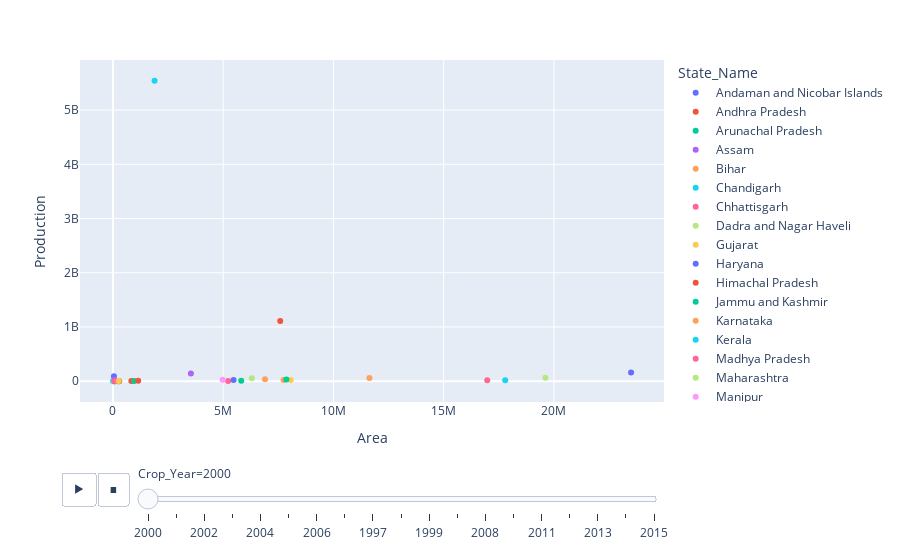

Source (notebook cell):
### Code cell
px.scatter(df_,x="Area",y="Production",animation_frame="Crop_Year",animation_group="State_Name",color="State_Name")

### Figure 1 — Plotly figure (JSON) as saved in the notebook; plotly's stock layout.template omitted (floating-point values rounded to 4 significant figures)
{"data": [{"hovertemplate": "State_Name=Andaman and Nicobar Islands<br>Crop_Year=2000<br>Area=%{x}<br>Production=%{y}<extra></extra>", "ids": ["Andaman and Nicobar Islands"], "legendgroup": "Andaman and Nicobar Islands", "marker": {"color": "#636efa", "symbol": "circle"}, "mode": "markers", "name": "Andaman and Nicobar Islands", "orientation": "v", "showlegend": true, "type": "scatter", "x": [44518], "xaxis": "x", "y": [89060914], "yaxis": "y"}, {"hovertemplate": "State_Name=Andhra Pradesh<br>Crop_Year=2000<br>Area=%{x}<br>Production=%{y}<extra></extra>", "ids": ["Andhra Pradesh"], "legendgroup": "Andhra Pradesh", "marker": {"color": "#EF553B", "symbol": "circle"}, "mode": "markers", "name": "Andhra Pradesh", "orientation": "v", "showlegend": true, "type": "scatter", "x": [7587007], "xaxis": "x", "y": [1109120354], "yaxis": "y"}, {"hovertemplate": "State_Name=Arunachal Pradesh<br>Crop_Year=2000<br>Area=%{x}<br>Production=%{y}<extra></extra>", "ids": ["Arunachal Pradesh"], "legendgroup": "Arunachal Pradesh", "marker": {"color": "#00cc96", "symbol": "circle"}, "mode": "markers", "name": "Arunachal Pradesh", "orientation": "v", "showlegend": true, "type": "scatter", "x": [227056], "xaxis": "x", "y": [332942], "yaxis": "y"}, {"hovertemplate": "State_Name=Assam<br>Crop_Year=2000<br>Area=%{x}<br>Production=%{y}<extra></extra>", "ids": ["Assam"], "legendgroup": "Assam", "marker": {"color": "#ab63fa", "symbol": "circle"}, "mode": "markers", "name": "Assam", "orientation": "v", "showlegend": true, "type": "scatter", "x": [3535814], "xaxis": "x", "y": [143323978], "yaxis": "y"}, {"hovertemplate": "State_Name=Bihar<br>Crop_Year=2000<br>Area=%{x}<br>Production=%{y}<extra></extra>", "ids": ["Bihar"], "legendgroup": "Bihar", "marker": {"color": "#FFA15A", "symbol": "circle"}, "mode": "markers", "name": "Bihar", "orientation": "v", "showlegend": true, "type": "scatter", "x": [7739479], "xaxis": "x", "y": [19470000.0], "yaxis": "y"}, {"hovertemplate": "State_Name=Chandigarh<br>Crop_Year=2000<br>Area=%{x}<br>Production=%{y}<extra></extra>", "ids": ["Chandigarh"], "legendgroup": "Chandigarh", "marker": {"color": "#19d3f3", "symbol": "circle"}, "mode": "markers", "name": "Chandigarh", "orientation": "v", "showlegend": true, "type": "scatter", "x": [1206], "xaxis": "x", "y": [6514.0], "yaxis": "y"}, {"hovertemplate": "State_Name=Chhattisgarh<br>Crop_Year=2000<br>Area=%{x}<br>Production=%{y}<extra></extra>", "ids": ["Chhattisgarh"], "legendgroup": "Chhattisgarh", "marker": {"color": "#FF6692", "symbol": "circle"}, "mode": "markers", "name": "Chhattisgarh", "orientation": "v", "showlegend": true, "type": "scatter", "x": [5224956], "xaxis": "x", "y": [3125107], "yaxis": "y"}, {"hovertemplate": "State_Name=Dadra and Nagar Haveli<br>Crop_Year=2000<br>Area=%{x}<br>Production=%{y}<extra></extra>", "ids": ["Dadra and Nagar Haveli"], "legendgroup": "Dadra and Nagar Haveli", "marker": {"color": "#B6E880", "symbol": "circle"}, "mode": "markers", "name": "Dadra and Nagar Haveli", "orientation": "v", "showlegend": true, "type": "scatter", "x": [26912], "xaxis": "x", "y": [132505], "yaxis": "y"}, {"hovertemplate": "State_Name=Gujarat<br>Crop_Year=2000<br>Area=%{x}<br>Production=%{y}<extra></extra>", "ids": ["Gujarat"], "legendgroup": "Gujarat", "marker": {"color": "#FECB52", "symbol": "circle"}, "mode": "markers", "name": "Gujarat", "orientation": "v", "showlegend": true, "type": "scatter", "x": [8062900], "xaxis": "x", "y": [20412100], "yaxis": "y"}, {"hovertemplate": "State_Name=Haryana<br>Crop_Year=2000<br>Area=%{x}<br>Production=%{y}<extra></extra>", "ids": ["Haryana"], "legendgroup": "Haryana", "marker": {"color": "#636efa", "symbol": "circle"}, "mode": "markers", "name": "Haryana", "orientation": "v", "showlegend": true, "type": "scatter", "x": [5471115], "xaxis": "x", "y": [23240500], "yaxis": "y"}, {"hovertemplate": "State_Name=Himachal Pradesh<br>Crop_Year=2000<br>Area=%{x}<br>Production=%{y}<extra></extra>", "ids": ["Himachal Pradesh"], "legendgroup": "Himachal Pradesh", "marker": {"color": "#EF553B", "symbol": "circle"}, "mode": "markers", "name": "Himachal Pradesh", "orientation": "v", "showlegend": true, "type": "scatter", "x": [834958], "xaxis": "x", "y": [1133000.0], "yaxis": "y"}, {"hovertemplate": "State_Name=Jammu and Kashmir <br>Crop_Year=2000<br>Area=%{x}<br>Production=%{y}<extra></extra>", "ids": ["Jammu and Kashmir "], "legendgroup": "Jammu and Kashmir ", "marker": {"color": "#00cc96", "symbol": "circle"}, "mode": "markers", "name": "Jammu and Kashmir ", "orientation": "v", "showlegend": true, "type": "scatter", "x": [962603], "xaxis": "x", "y": [1136000.0], "yaxis": "y"}, {"hovertemplate": "State_Name=Karnataka<br>Crop_Year=2000<br>Area=%{x}<br>Production=%{y}<extra></extra>", "ids": ["Karnataka"], "legendgroup": "Karnataka", "marker": {"color": "#FFA15A", "symbol": "circle"}, "mode": "markers", "name": "Karnataka", "orientation": "v", "showlegend": true, "type": "scatter", "x": [11632482], "xaxis": "x", "y": [60410000.0], "yaxis": "y"}, {"hovertemplate": "State_Name=Kerala<br>Crop_Year=2000<br>Area=%{x}<br>Production=%{y}<extra></extra>", "ids": ["Kerala"], "legendgroup": "Kerala", "marker": {"color": "#19d3f3", "symbol": "circle"}, "mode": "markers", "name": "Kerala", "orientation": "v", "showlegend": true, "type": "scatter", "x": [1887696], "xaxis": "x", "y": [5540246958], "yaxis": "y"}, {"hovertemplate": "State_Name=Madhya Pradesh<br>Crop_Year=2000<br>Area=%{x}<br>Production=%{y}<extra></extra>", "ids": ["Madhya Pradesh"], "legendgroup": "Madhya Pradesh", "marker": {"color": "#FF6692", "symbol": "circle"}, "mode": "markers", "name": "Madhya Pradesh", "orientation": "v", "showlegend": true, "type": "scatter", "x": [16975781], "xaxis": "x", "y": [16490000.0], "yaxis": "y"}, {"hovertemplate": "State_Name=Maharashtra<br>Crop_Year=2000<br>Area=%{x}<br>Production=%{y}<extra></extra>", "ids": ["Maharashtra"], "legendgroup": "Maharashtra", "marker": {"color": "#B6E880", "symbol": "circle"}, "mode": "markers", "name": "Maharashtra", "orientation": "v", "showlegend": true, "type": "scatter", "x": [19612100], "xaxis": "x", "y": [63604510], "yaxis": "y"}, {"hovertemplate": "State_Name=Manipur<br>Crop_Year=2000<br>Area=%{x}<br>Production=%{y}<extra></extra>", "ids": ["Manipur"], "legendgroup": "Manipur", "marker": {"color": "#FF97FF", "symbol": "circle"}, "mode": "markers", "name": "Manipur", "orientation": "v", "showlegend": true, "type": "scatter", "x": [186000], "xaxis": "x", "y": [485940], "yaxis": "y"}, {"hovertemplate": "State_Name=Meghalaya<br>Crop_Year=2000<br>Area=%{x}<br>Production=%{y}<extra></extra>", "ids": ["Meghalaya"], "legendgroup": "Meghalaya", "marker": {"color": "#FECB52", "symbol": "circle"}, "mode": "markers", "name": "Meghalaya", "orientation": "v", "showlegend": true, "type": "scatter", "x": [223055], "xaxis": "x", "y": [610576], "yaxis": "y"}, {"hovertemplate": "State_Name=Mizoram<br>Crop_Year=2000<br>Area=%{x}<br>Production=%{y}<extra></extra>", "ids": ["Mizoram"], "legendgroup": "Mizoram", "marker": {"color": "#636efa", "symbol": "circle"}, "mode": "markers", "name": "Mizoram", "orientation": "v", "showlegend": true, "type": "scatter", "x": [70023], "xaxis": "x", "y": [139656], "yaxis": "y"}, {"hovertemplate": "State_Name=Nagaland<br>Crop_Year=2000<br>Area=%{x}<br>Production=%{y}<extra></extra>", "ids": ["Nagaland"], "legendgroup": "Nagaland", "marker": {"color": "#EF553B", "symbol": "circle"}, "mode": "markers", "name": "Nagaland", "orientation": "v", "showlegend": true, "type": "scatter", "x": [285491], "xaxis": "x", "y": [462130], "yaxis": "y"}, {"hovertemplate": "State_Name=Odisha<br>Crop_Year=2000<br>Area=%{x}<br>Production=%{y}<extra></extra>", "ids": ["Odisha"], "legendgroup": "Odisha", "marker": {"color": "#00cc96", "symbol": "circle"}, "mode": "markers", "name": "Odisha", "orientation": "v", "showlegend": true, "type": "scatter", "x": [5819138], "xaxis": "x", "y": [7137000.0], "yaxis": "y"}, {"hovertemplate": "State_Name=Puducherry<br>Crop_Year=2000<br>Area=%{x}<br>Production=%{y}<extra></extra>", "ids": ["Puducherry"], "legendgroup": "Puducherry", "marker": {"color": "#ab63fa", "symbol": "circle"}, "mode": "markers", "name": "Puducherry", "orientation": "v", "showlegend": true, "type": "scatter", "x": [62402], "xaxis": "x", "y": [25032723], "yaxis": "y"}, {"hovertemplate": "State_Name=Punjab<br>Crop_Year=2000<br>Area=%{x}<br>Production=%{y}<extra></extra>", "ids": ["Punjab"], "legendgroup": "Punjab", "marker": {"color": "#FFA15A", "symbol": "circle"}, "mode": "markers", "name": "Punjab", "orientation": "v", "showlegend": true, "type": "scatter", "x": [6897600], "xaxis": "x", "y": [34304260], "yaxis": "y"}, {"hovertemplate": "State_Name=Rajasthan<br>Crop_Year=2000<br>Area=%{x}<br>Production=%{y}<extra></extra>", "ids": ["Rajasthan"], "legendgroup": "Rajasthan", "marker": {"color": "#19d3f3", "symbol": "circle"}, "mode": "markers", "name": "Rajasthan", "orientation": "v", "showlegend": true, "type": "scatter", "x": [17790020], "xaxis": "x", "y": [14340000.0], "yaxis": "y"}, {"hovertemplate": "State_Name=Sikkim<br>Crop_Year=2000<br>Area=%{x}<br>Production=%{y}<extra></extra>", "ids": ["Sikkim"], "legendgroup": "Sikkim", "marker": {"color": "#FF6692", "symbol": "circle"}, "mode": "markers", "name": "Sikkim", "orientation": "v", "showlegend": true, "type": "scatter", "x": [86049], "xaxis": "x", "y": [110590], "yaxis": "y"}, {"hovertemplate": "State_Name=Tamil Nadu<br>Crop_Year=2000<br>Area=%{x}<br>Production=%{y}<extra></extra>", "ids": ["Tamil Nadu"], "legendgroup": "Tamil Nadu", "marker": {"color": "#B6E880", "symbol": "circle"}, "mode": "markers", "name": "Tamil Nadu", "orientation": "v", "showlegend": true, "type": "scatter", "x": [6298175], "xaxis": "x", "y": [52089706], "yaxis": "y"}, {"hovertemplate": "State_Name=Telangana <br>Crop_Year=2000<br>Area=%{x}<br>Production=%{y}<extra></extra>", "ids": ["Telangana "], "legendgroup": "Telangana ", "marker": {"color": "#FF97FF", "symbol": "circle"}, "mode": "markers", "name": "Telangana ", "orientation": "v", "showlegend": true, "type": "scatter", "x": [4975641], "xaxis": "x", "y": [24807075], "yaxis": "y"}, {"hovertemplate": "State_Name=Tripura<br>Crop_Year=2000<br>Area=%{x}<br>Production=%{y}<extra></extra>", "ids": ["Tripura"], "legendgroup": "Tripura", "marker": {"color": "#FECB52", "symbol": "circle"}, "mode": "markers", "name": "Tripura", "orientation": "v", "showlegend": true, "type": "scatter", "x": [262299], "xaxis": "x", "y": [740782], "yaxis": "y"}, {"hovertemplate": "State_Name=Uttar Pradesh<br>Crop_Year=2000<br>Area=%{x}<br>Production=%{y}<extra></extra>", "ids": ["Uttar Pradesh"], "legendgroup": "Uttar Pradesh", "marker": {"color": "#636efa", "symbol": "circle"}, "mode": "markers", "name": "Uttar Pradesh", "orientation": "v", "showlegend": true, "type": "scatter", "x": [23496371], "xaxis": "x", "y": [157900000.0], "yaxis": "y"}, {"hovertemplate": "State_Name=Uttarakhand<br>Crop_Year=2000<br>Area=%{x}<br>Production=%{y}<extra></extra>", "ids": ["Uttarakhand"], "legendgroup": "Uttarakhand", "marker": {"color": "#EF553B", "symbol": "circle"}, "mode": "markers", "name": "Uttarakhand", "orientation": "v", "showlegend": true, "type": "scatter", "x": [1144827], "xaxis": "x", "y": [8808423], "yaxis": "y"}, {"hovertemplate": "State_Name=West Bengal<br>Crop_Year=2000<br>Area=%{x}<br>Production=%{y}<extra></extra>", "ids": ["West Bengal"], "legendgroup": "West Bengal", "marker": {"color": "#00cc96", "symbol": "circle"}, "mode": "markers", "name": "West Bengal", "orientation": "v", "showlegend": true, "type": "scatter", "x": [7866166], "xaxis": "x", "y": [31490000.0], "yaxis": "y"}], "layout": {"legend": {"title": {"text": "State_Name"}, "tracegroupgap": 0}, "margin": {"t": 60}, "sliders": [{"active": 0, "currentvalue": {"prefix": "Crop_Year="}, "len": 0.9, "pad": {"b": 10, "t": 60}, "steps": [{"args": [["2000"], {"frame": {"duration": 0, "redraw": false}, "fromcurrent": true, "mode": "immediate", "transition": {"duration": 0, "easing": "linear"}}], "label": "2000", "method": "animate"}, {"args": [["2001"], {"frame": {"duration": 0, "redraw": false}, "fromcurrent": true, "mode": "immediate", "transition": {"duration": 0, "easing": "linear"}}], "label": "2001", "method": "animate"}, {"args": [["2002"], {"frame": {"duration": 0, "redraw": false}, "fromcurrent": true, "mode": "immediate", "transition": {"duration": 0, "easing": "linear"}}], "label": "2002", "method": "animate"}, {"args": [["2003"], {"frame": {"duration": 0, "redraw": false}, "fromcurrent": true, "mode": "immediate", "transition": {"duration": 0, "easing": "linear"}}], "label": "2003", "method": "animate"}, {"args": [["2004"], {"frame": {"duration": 0, "redraw": false}, "fromcurrent": true, "mode": "immediate", "transition": {"duration": 0, "easing": "linear"}}], "label": "2004", "method": "animate"}, {"args": [["2005"], {"frame": {"duration": 0, "redraw": false}, "fromcurrent": true, "mode": "immediate", "transition": {"duration": 0, "easing": "linear"}}], "label": "2005", "method": "animate"}, {"args": [["2006"], {"frame": {"duration": 0, "redraw": false}, "fromcurrent": true, "mode": "immediate", "transition": {"duration": 0, "easing": "linear"}}], "label": "2006", "method": "animate"}, {"args": [["2010"], {"frame": {"duration": 0, "redraw": false}, "fromcurrent": true, "mode": "immediate", "transition": {"duration": 0, "easing": "linear"}}], "label": "2010", "method": "animate"}, {"args": [["1997"], {"frame": {"duration": 0, "redraw": false}, "fromcurrent": true, "mode": "immediate", "transition": {"duration": 0, "easing": "linear"}}], "label": "1997", "method": "animate"}, {"args": [["1998"], {"frame": {"duration": 0, "redraw": false}, "fromcurrent": true, "mode": "immediate", "transition": {"duration": 0, "easing": "linear"}}], "label": "1998", "method": "animate"}, {"args": [["1999"], {"frame": {"duration": 0, "redraw": false}, "fromcurrent": true, "mode": "immediate", "transition": {"duration": 0, "easing": "linear"}}], "label": "1999", "method": "animate"}, {"args": [["2007"], {"frame": {"duration": 0, "redraw": false}, "fromcurrent": true, "mode": "immediate", "transition": {"duration": 0, "easing": "linear"}}], "label": "2007", "method": "animate"}, {"args": [["2008"], {"frame": {"duration": 0, "redraw": false}, "fromcurrent": true, "mode": "immediate", "transition": {"duration": 0, "easing": "linear"}}], "label": "2008", "method": "animate"}, {"args": [["2009"], {"frame": {"duration": 0, "redraw": false}, "fromcurrent": true, "mode": "immediate", "transition": {"duration": 0, "easing": "linear"}}], "label": "2009", "method": "animate"}, {"args": [["2011"], {"frame": {"duration": 0, "redraw": false}, "fromcurrent": true, "mode": "immediate", "transition": {"duration": 0, "easing": "linear"}}], "label": "2011", "method": "animate"}, {"args": [["2012"], {"frame": {"duration": 0, "redraw": false}, "fromcurrent": true, "mode": "immediate", "transition": {"duration": 0, "easing": "linear"}}], "label": "2012", "method": "animate"}, {"args": [["2013"], {"frame": {"duration": 0, "redraw": false}, "fromcurrent": true, "mode": "immediate", "transition": {"duration": 0, "easing": "linear"}}], "label": "2013", "method": "animate"}, {"args": [["2014"], {"frame": {"duration": 0, "redraw": false}, "fromcurrent": true, "mode": "immediate", "transition": {"duration": 0, "easing": "linear"}}], "label": "2014", "method": "animate"}, {"args": [["2015"], {"frame": {"duration": 0, "redraw": false}, "fromcurrent": true, "mode": "immediate", "transition": {"duration": 0, "easing": "linear"}}], "label": "2015", "method": "animate"}], "x": 0.1, "xanchor": "left", "y": 0, "yanchor": "top"}], "updatemenus": [{"buttons": [{"args": [null, {"frame": {"duration": 500, "redraw": false}, "fromcurrent": true, "mode": "immediate", "transition": {"duration": 500, "easing": "linear"}}], "label": "&#9654;", "method": "animate"}, {"args": [[null], {"frame": {"duration": 0, "redraw": false}, "fromcurrent": true, "mode": "immediate", "transition": {"duration": 0, "easing": "linear"}}], "label": "&#9724;", "method": "animate"}], "direction": "left", "pad": {"r": 10, "t": 70}, "showactive": false, "type": "buttons", "x": 0.1, "xanchor": "right", "y": 0, "yanchor": "top"}], "xaxis": {"anchor": "y", "domain": [0, 1], "title": {"text": "Area"}}, "yaxis": {"anchor": "x", "domain": [0, 1], "title": {"text": "Production"}}}}
